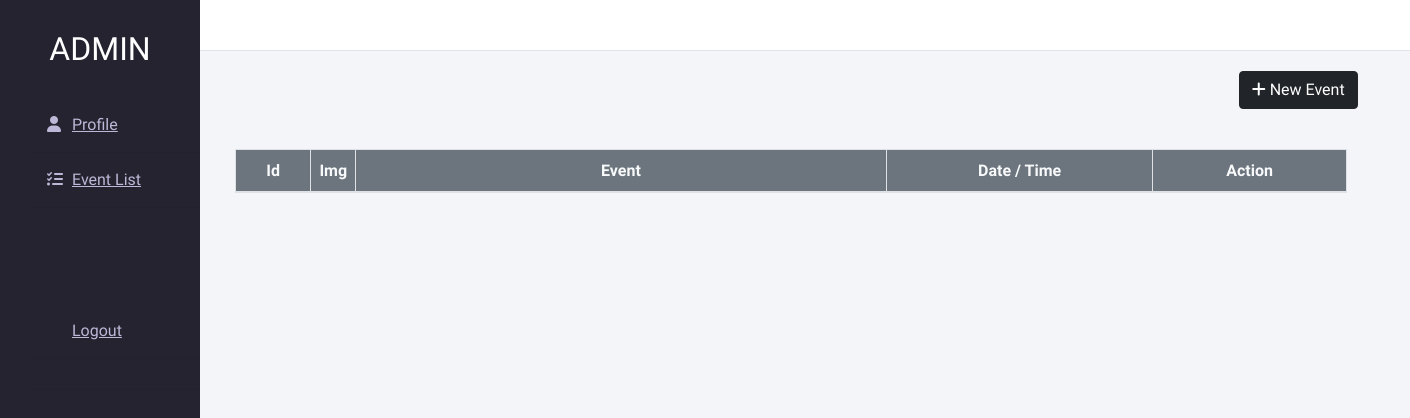
/Project/admin_listEvent.php, run on an earlier commit of the app's database.
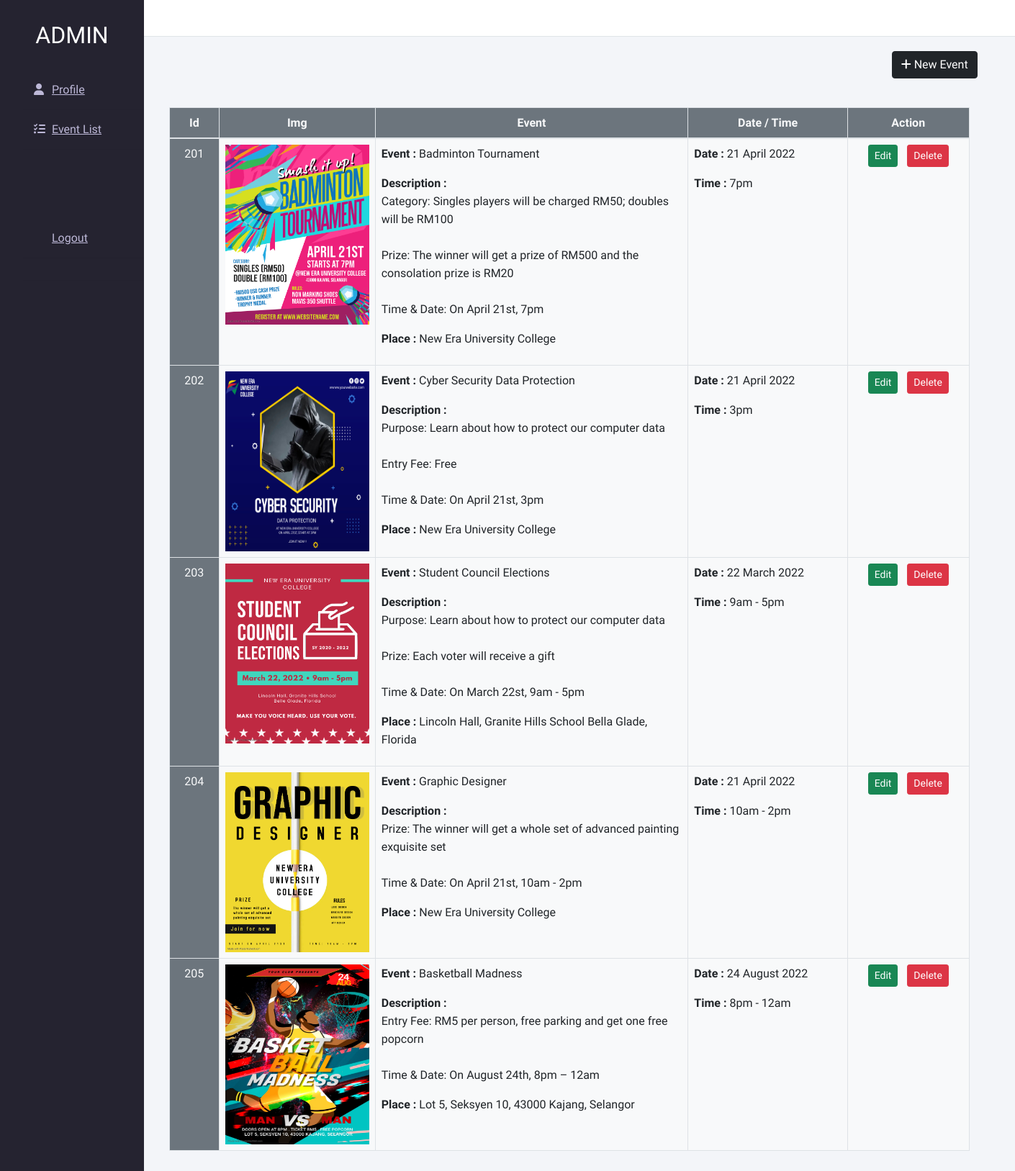
And on a later commit of the database.
### tables this page shows
CREATE TABLE `event` (
  `eventId` int(12) NOT NULL,
  `eventName` varchar(255) NOT NULL,
  `Desc` text NOT NULL, 
  `venue` varchar(5000) NOT NULL,
  `eventDate` text NOT NULL,
  `eventTime` text NOT NULL,
  `eventPubDate` datetime NOT NULL DEFAULT current_timestamp()
);

### Project/admin_listEvent.php (the view, shortened to what this page needs)
<!doctype html>
<html lang="en">
  <head>
    <link rel="stylesheet" href="https://stackpath.bootstrapcdn.com/bootstrap/4.2.1/css/bootstrap.min.css">
    <link href="https://cdn.jsdelivr.net/npm/bootstrap@5.1.3/dist/css/bootstrap.min.css" rel="stylesheet">
    <link rel="stylesheet" href="styles.css">
  </head>
  <body>
  <?php include 'includes/_dbconnect.php';?>
    <?php require 'includes/admin_nav.php';?>
<div class="w">
<div class="main_content">
        <div class="header"></div>
        <div class="info">
        <div class="row">
        <div class="col-lg-10">
            <button class="btn btn-dark float-right" data-toggle="modal" data-target="#newEvent"><i class="fa fa-plus"></i> New Event</button>
        </div>
	</div>
			<div class="col-md-10 mb-3">
				<div class="bg-light">
						<table class="table table-bordered table-hover mb-0">
							<thead class="bg-secondary text-light">
								<tr>
									<th class="text-center" style="width:7%;">Id</th>
									<th class="text-center">Img</th>
									<th class="text-center" style="width:50%;">Event</th>
                  <th class="text-center" style="width:25%;">Date / Time</th>
									<th class="text-center" style="width:18%;">Action</th>
								</tr>
							</thead>
							<tbody>
                            <?php
                                $sql = "SELECT * FROM `event`";
                                $result = mysqli_query($conn, $sql);
                                while($row = mysqli_fetch_assoc($result)){
                                    $eventId = $row['eventId'];
                                    $eventName = $row['eventName'];
                                    $Desc = $row['Desc'];
                                    $venue = $row['venue'];
                                    $eventDate = $row['eventDate'];
                                    $eventTime = $row['eventTime'];
                                    echo '<tr>
											                      <td class="text-center bg-secondary text-light">' .$eventId. '</td>
                                            <td>
                                                <img src="/Project/img/events-'.$eventId. '.jpg" alt="image for this item" width="200px" height="250px">
                                            </td>
                                            <td>
                                                <p><b>Event : </b>' .$eventName. '</p>
                                                <p><b>Description : <br></b>' .$Desc. '</p>
                                                <p><b>Place : </b>' .$venue. '</p>
                                            </td>
                                            <td>
                                                <p><b>Date : </b>'.$eventDate.'</p>
                                                <p><b>Time : </b>'.$eventTime.'</p>
                                            </td>
                                            <td class="text-center">
                                                <form action="includes/_eventManage.php" method="POST">
                                                  <button class="btn btn-sm btn-success" type="button" data-toggle="modal" data-target="#updateEvent' .$eventId. '">Edit</button>
                                                  <button name="removeEvent" class="btn btn-sm btn-danger" style="margin-left:9px;">Delete</button>
                                                  <input type="hidden" name="eventId" value="'.$eventId. '">
                                                </form>
                                            </td>
                                        </tr>';
                                }
                            ?>
							</tbody>
						</table>
				</div>
			</div><br>
		</div>
	</div>
</div>
  </body>
</html>

### Project/includes/admin_nav.php
<div class="wrapper">
    <div class="sidebar">
        <h2>Admin</h2>
        <ul>
            <li><a href="admin_index.php"><i class="fas fa-user"></i>Profile</a></li>
            <li><a href="admin_listEvent.php"><i class="fas fa-tasks"></i>Event List</a></li>
            <br><br><br><br>
            <li><a href="admin_Login.php"><i class="fas"><span class="iconify" data-icon="bi:box-arrow-left" data-width="20" data-height="20"></span></i>Logout</a><li>
        </ul>
    </div>
</div>

### Project/styles.css (style rules this page uses)
* { margin: 0; padding: 0; box-sizing: border-box; list-style: none; text-decoration: none; font-family: 'Josefin Sans', sans-serif; }
body { background-color: #f3f5f9; }
.wrapper { display: flex; position: relative; }
.wrapper .sidebar { width: 200px; height: 100%; background: #252330; padding: 30px 0px; position: fixed; }
.wrapper .sidebar h2 { color: #fff; text-transform: uppercase; text-align: center; margin-bottom: 30px; }
.wrapper .sidebar ul li { padding: 15px; border-bottom: 1px solid #bdb8d7; border-bottom: 1px solid rgba(0,0,0,0.05); border-top: px solid rgba(255,255,255,0.05); }
.wrapper .sidebar ul li a { color: #bdb8d7; display: block; }
.wrapper .sidebar ul li a .fas { width: 25px; }
.w .main_content { width: 100%; margin-left: 200px; }
.w .main_content .header { padding: 25px; background: #fff; color: #717171; border-bottom: 1px solid #e0e4e8; }
.w .main_content .info { margin: 20px; color: #717171; line-height: 25px; }
.w .main_content .info div { margin-bottom: 20px; }

What changed in the data, as far as the page shows it:
added event: eventId "201", shows a picture, eventName "Badminton Tournament", Desc "Category: Singles players will be charged RM50; doubles will be RM100 Prize: The winner will get a prize of RM500 and the consolation prize is RM20 Time & Date: On April 21st, 7pm", venue "New Era University College", eventDate "21 April 2022", eventTime "7pm"
added event: eventId "202", shows a picture, eventName "Cyber Security Data Protection", Desc "Purpose: Learn about how to protect our computer data Entry Fee: Free Time & Date: On April 21st, 3pm", venue "New Era University College", eventDate "21 April 2022", eventTime "3pm"
added event: eventId "203", shows a picture, eventName "Student Council Elections", Desc "Purpose: Learn about how to protect our computer data Prize: Each voter will receive a gift Time & Date: On March 22st, 9am - 5pm", venue "Lincoln Hall, Granite Hills School Bella Glade, Florida", eventDate "22 March 2022", eventTime "9am - 5pm"
added event: eventId "204", shows a picture, eventName "Graphic Designer", Desc "Prize: The winner will get a whole set of advanced painting exquisite set Time & Date: On April 21st, 10am - 2pm", venue "New Era University College", eventDate "21 April 2022", eventTime "10am - 2pm"
added event: eventId "205", shows a picture, eventName "Basketball Madness", Desc "Entry Fee: RM5 per person, free parking and get one free popcorn Time & Date: On August 24th, 8pm – 12am", venue "Lot 5, Seksyen 10, 43000 Kajang, Selangor", eventDate "24 August 2022", eventTime "8pm - 12am"
